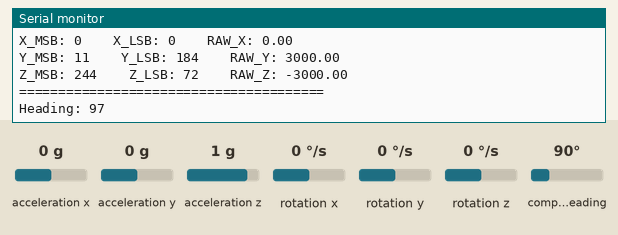
Recording of a sketch running on a simulated Arduino Uno, built with avr-gcc and run on an emulated ATmega328P. Parts: the last lines printed to the serial monitor. Wiring (inferred from the names in the program): QMC5883L compass at I2C address 0x0D; MPU-6050 motion sensor at I2C address 0x68. Inputs (shaded band) come from the test bench; at power-on: compass heading 90°, acceleration x 0 g, acceleration y 0 g, acceleration z 1 g, rotation x 0 °/s, rotation y 0 °/s, rotation z 0 °/s. At 22.6 s the program stops and its outputs stay as they are.

Above: at 10.6 s.
10.7 s: compass heading set to 7°
At 12.1 s:
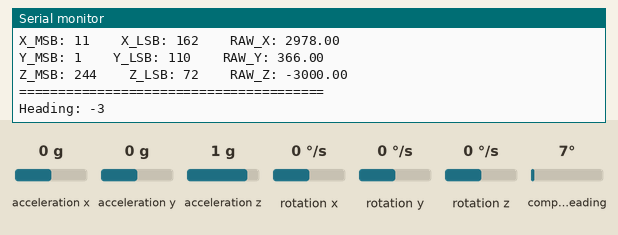
12.2 s: compass heading set to 180°
At 13.6 s:
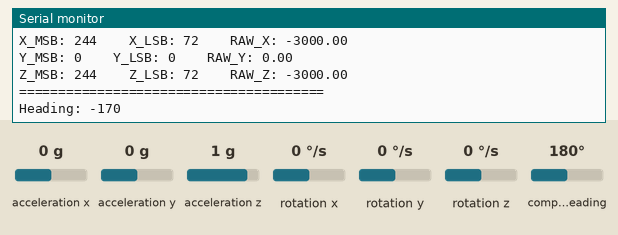
13.7 s: compass heading set to 269°
At 23.4 s:
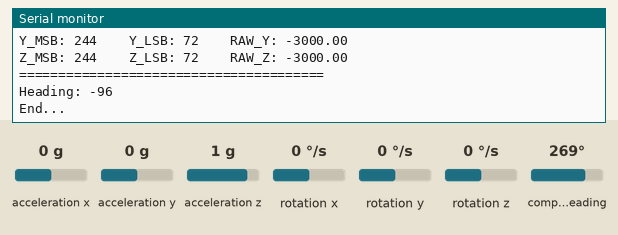
Timing chart, 0 to 24.1 s (numbered marks = the images above; inputs shaded):
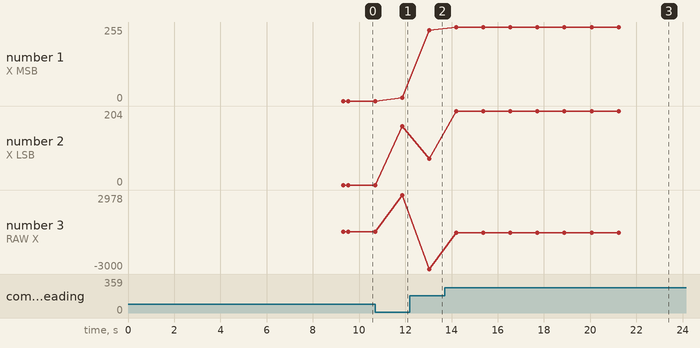

Measured:
- after the input at 10.7 s, the serial monitor: prints a new line after 1.2 s (image 1)
- after the input at 12.2 s, the serial monitor: prints a new line after 0.83 s (image 2)
- after the input at 13.7 s, the serial monitor: prints a new line after 0.50 s (image 3)
- plotted number 1: 244 → 255 after the input at 13.7 s
- plotted number 2: 0 → 162 after the input at 10.7 s, 72 → 204 after the input at 13.7 s
- plotted number 3: 0 → 2978 after the input at 10.7 s, -3000 → -52 after the input at 13.7 s

The sketch:

QMC_Calibration.ino
```cpp
/**************************************************************************************************

Author: Vegetable_SYC

Address: https://github.com/Vegetable-SYC/IMU_Fusion_SYC

Version: v1.1.6

QMC5883L calibration steps:
Step 1: Start by running the following code directly and viewing serial monitor
step 2: You need to keep turning QMC5883L until the progress bar is full
Step 3: Enter the value obtained in step1 into imu.QMC5883L_SetOffsets and imu.QMC5883L_SetScales
Step 4: Annotation imu.QMC5883L_Calibration();
Step 5: Uncomment the function imu.Calculate and Serial.println(imu.getHeading())
Step 6: Upload the modified program to get the correct Angle value

**************************************************************************************************/
#include "IMU_Fusion_SYC.h"

IMU imu(Wire);

uint16_t loop_counter = 0;
uint16_t LOOP_END = 10;
bool is_calibrate = false;

void setup() {
  Serial.begin(9600);
  Serial.print("\n");
  Wire.begin();

  //Set up
  imu.begin(CHOOSE_MPU6050); //Setup for enabling bypass I2C for QMC5883L

  // After calibration set the QMC5883L calibration value
  imu.QMC5883L_SetOffsets(338.5, 516.5, 0);

  imu.QMC5883L_SetScales(1.00, 1.04, 0);
  imu.begin(CHOOSE_QMC5883L); // Select QMC5883L
}

void loop() {
  if (is_calibrate) {
    LOOP_END = 150;
    imu.QMC5883L_Calibration(); //Do calibration
    delay(1000);
  }
  else {
    imu.Calculate();
    Serial.print("Heading: ");
    Serial.println(imu.getHeading());
    delay(1000);
  }
  loop_counter++;
  if (loop_counter > LOOP_END) {
    Serial.print("End...");
    while(true); //End with dead loop
  }
}
```

IMU_Fusion_SYC.cpp
```cpp
#include "Wire.h"
#include "HardwareSerial.h"
/**********************************************************************
  Filename    : IMU_SYC
  Description : The data of MPU6050 and QMC5883L can be read, and the
                data fusion of both can be realized
  Versions    : v1.1.11
  Auther      : Vegtable SYC
  Modification: 2024/09/27
**********************************************************************/

#include "IMU_Fusion_SYC.h"
#include "Arduino.h"

IMU::IMU(TwoWire &i){//Get wire
  wire = &i;
}

void IMU::begin(uint8_t choose){
  delay(3000);
  Serial.println("*****************************************************************************");
  // QMC58883L initialized
  if(choose == CHOOSE_QMC5883L || choose == CHOOSE_ALL)
  {

    Serial.println("");
    Wire.beginTransmission(QMC5883L_ADDR);
    bool error = Wire.endTransmission();
    if(error != 0)
    {
      Serial.println("QMC_Init false!!! \t Please check whether the connection is correct");
    }else{
      Serial.println("QMC_Init!!!");
      QMC5883L_state = true;
      I2C_Write(QMC5883L_WORK_MODE, 0x01, QMC5883L_ADDR);
      I2C_Write(QMC5883L_CONTROL_ADDR, 0x01 | 0x0C | 0x10 | 0x00, QMC5883L_ADDR);
    }
  }
  // MPU6050 initialized
  if(choose == CHOOSE_MPU6050 || choose == CHOOSE_ALL)
  {
    Serial.println("");
    delay(1000);
    if(I2C_Read(MPU6050_ID, MPU6050_ADDR) != MPU6050_ADDR)
    {
      Serial.println("MPU_Init false!!! \t Please check whether the connection is correct");
    }else{
      Serial.println("MPU_Init!!!");
      MPU6050_state = true;
      I2C_Write(MPU6050_SMPLRT_DIV, 0x00, MPU6050_ADDR);
      I2C_Write(MPU6050_CONFIG, 0x00, MPU6050_ADDR);
      I2C_Write(MPU6050_GYRO_CONFIG, 0x08, MPU6050_ADDR);
      I2C_Write(MPU6050_ACCEL_CONFIG, 0x00, MPU6050_ADDR);
      I2C_Write(MPU6050_PWR_MGMT_1, 0x01, MPU6050_ADDR);
      I2C_Write(MPU6050_INT_PIN_CFG, 0x02, MPU6050_ADDR);
      I2C_Write(MPU6050_USER_CTRL, 0x00, MPU6050_ADDR);
      delay(100);
      I2C_Write(MPU6050_GYRO_CONFIG, 0x08, MPU6050_ADDR);
    }
  }
  Serial.println("");
  Serial.println("*****************************************************************************");
  delay(1000);
  preInterval = millis();
  IMU::Calculate();
  Angle_Absolute = heading;
}

void IMU::I2C_Write(byte reg, byte data, byte addr){
  wire->beginTransmission(addr);
  wire->write(reg);
  wire->write(data);
  wire->endTransmission();
}

byte IMU::I2C_Read(byte reg,byte addr) {
  wire->beginTransmission(addr);
  wire->write(reg);
  wire->endTransmission(false);
  wire->requestFrom(addr, 1);
  byte data =  wire->read();
  return data;
}

void IMU::MPU6050_SetGyroOffsets(float x, float y, float z){
  gx_offset = x;
  gy_offset = y;
  gz_offset = z;
}

void IMU::MPU6050_CalcGyroOffsets(){
  int16_t gx = 0, gy = 0, gz = 0;
  float add_x,add_y,add_z;
  delay(1000);
  Serial.println("*****************************************************************************");
  Serial.println("MPU6050 is being calibrated");
  Serial.println("Uneven placement can cause data errors");

  for(int i = 0; i < 3000; i++){
    if(i % 500 == 0){
      Serial.print(".");
    }
    wire->beginTransmission(MPU6050_ADDR);
    wire->write(0x43);// Read the gyroscope
    wire->endTransmission(false);
    wire->requestFrom((int)MPU6050_ADDR, 6);// Read 6 bits consecutively

    gx = wire->read() << 8 | wire->read();
    gy = wire->read() << 8 | wire->read();
    gz = wire->read() << 8 | wire->read();

    add_x += ((float)gx) / 65.5;
    add_y += ((float)gy) / 65.5;
    add_z += ((float)gz) / 65.5;
  }
  gx_offset = add_x / 3000.0;
  gy_offset = add_y / 3000.0;
  gz_offset = add_z / 3000.0;

  Serial.println();
  Serial.println("Calibration complete!");
  Serial.print("X_offset : ");Serial.println(gx_offset);
  Serial.print("Y_offset : ");Serial.println(gy_offset);
  Serial.print("Z_offset : ");Serial.println(gz_offset);
  Serial.print("*****************************************************************************");
  delay(1000);
}

void IMU::Heading_Offset(int offset)
{
  heading_offset = offset;
}

void IMU::Calculate() {
  if(QMC5883L_state == true)
  {
    int16_t raw_x_lsb, raw_x_msb, raw_y_lsb, raw_y_msb, raw_z_lsb, raw_z_msb;

    // QMC5883L Read
    wire->beginTransmission(QMC5883L_ADDR);
    wire->write(QMC5883L_Start_ADDR);
    wire->endTransmission(false); // End the transfer, but keep the connection
    wire->requestFrom((int)QMC5883L_ADDR, 6);

    raw_x_lsb = Wire.read();
    raw_x_msb = Wire.read();
    raw_y_lsb = Wire.read();
    raw_y_msb = Wire.read();
    raw_z_lsb = Wire.read();
    raw_z_msb = Wire.read();

    QMC_RawX = (int16_t)(raw_x_lsb | raw_x_msb << 8);
    QMC_RawY = (int16_t)(raw_y_lsb | raw_y_msb << 8);
    QMC_RawZ = (int16_t)(raw_z_lsb | raw_z_msb << 8);

    QMC_X = (QMC_RawX - x_offset) * x_scale;
    QMC_Y = (QMC_RawY - y_offset) * y_scale;
    QMC_Z = (QMC_RawZ - z_offset) * z_scale;

    float heading_temp = atan2( QMC_Y, QMC_X ) * 180.0 / PI;
    heading = (int)heading_temp % 360;
    if(heading < 0)
      heading += heading_offset;
    Serial.println("=======================================");
    Serial.println("IMU:Calculate");
    Serial.print("X_MSB: ");
    Serial.print(raw_x_msb);
    Serial.print("\t\tX_LSB: ");
    Serial.print(raw_x_lsb);
    Serial.print("\t\tRAW_X: ");
    Serial.println(QMC_RawX);

    Serial.print("Y_MSB: ");
    Serial.print(raw_y_msb);
    Serial.print("\t\tY_LSB: ");
    Serial.print(raw_y_lsb);
    Serial.print("\t\tRAW_Y: ");
    Serial.println(QMC_RawY);

    Serial.print("Z_MSB: ");
    Serial.print(raw_z_msb);
    Serial.print("\t\tZ_LSB: ");
    Serial.print(raw_z_lsb);
    Serial.print("\t\tRAW_Z: ");
    Serial.println(QMC_RawZ);

    Serial.println("=======================================");
  }

  // MPU6050 Read
  if(MPU6050_state == true)
  {
      wire->beginTransmission(MPU6050_ADDR); // Start the communication with the MPU6050
      wire->write(MPU6050_Start_ADDR); // Set the register address to 0x3b (high byte of the accelerometer X axis)
      wire->endTransmission(false);
      wire->requestFrom((int)MPU6050_ADDR, 14); // Request to read 14 bytes of data from the MPU6050

      // Read the accelerometer data
      raw_accx = wire->read() << 8 | wire->read(); // Read the X-axis acceleration
      raw_accy = wire->read() << 8 | wire->read(); // Read the Y-axis acceleration
      raw_accz = wire->read() << 8 | wire->read(); // Read the Z-axis acceleration
      // Read the temperature data
      rawTemp  = wire->read() << 8 | wire->read();
      // Read gyroscope data
      raw_gyrox = wire->read() << 8 | wire->read(); // Read the X-axis gyroscope
      raw_gyroy = wire->read() << 8 | wire->read(); // Read the Y-axis gyroscope
      raw_gyroz = wire->read() << 8 | wire->read(); // Read the Z-axis gyroscope

      // Converts the raw acceleration data to g units
      accx = ((float)raw_accx) / 16384.0; // Convert the X-axis acceleration
      accy = ((float)raw_accy) / 16384.0; // Convert the Y-axis acceleration
      accz = ((float)raw_accz) / 16384.0; // Convert the Z-axis acceleration

      // Converts raw gyroscope data into units of degrees per second
      gyrox = ((float)raw_gyrox) / 65.5; // Convert the X-axis gyroscope
      gyroy = ((float)raw_gyroy) / 65.5; // Convert the Y-axis gyroscope
      gyroz = ((float)raw_gyroz) / 65.5; // Convert the Z-axis gyroscope

      // Subtract offset from gyroscope data
      gyrox -= gx_offset;
      gyroy -= gy_offset;
      gyroz -= gz_offset;

      // The calculation is based on the Angle of the accelerometer
      Acc_AngleX = atan2(accy, accz + abs(accx)) * 360 / 2.0 / PI; // Calculate the X-axis Angle
      Acc_AngleY = atan2(accx, accz + abs(accy)) * 360 / -2.0 / PI; // Calculate the Y-axis Angle

      // Computation interval
      interval = (millis() - preInterval) * 0.001; // Calculate the time since the last read (in seconds)

      // Update the gyroscope Angle
      Gyro_AngleX += gyrox * interval; // Update the X-axis Angle
      Gyro_AngleY += gyroy * interval; // Update the Y-axis Angle
      Gyro_AngleZ += gyroz * interval; // Update the Z-axis Angle

      // Accelerometer and gyroscope data are combined to update the total Angle
      AngleX = (AngleX + gyrox * interval) + Acc_AngleX; // Updated total X-axis Angle
      AngleY = (AngleY + gyroy * interval) + Acc_AngleY; // Updated total Y-axis Angle
      AngleZ = Gyro_AngleZ;                              // Z-axis Angle directly uses the gyroscope Angle

      preInterval = millis(); // Update the time of the last read
  }
}
int IMU::Data_Fusion(float alpha) {
  // Calculate the accelerometer value
  IMU::getAccMagnitude();

  // Detect the static state
  bool isStationary = (abs(accMagnitude - 0.98) < 0.03);

  // Dynamically adjust the trust parameters of the complementary filter
  if (isStationary) {
    a = 0;
    b = 0.2;
  }else{
    a = 0.96;
    b = 0.1;
  }

  if(AngleZ < -360)
  {
    Angle_Round = abs(AngleZ) / 360;
    AngleZ += Angle_Round*360;
  }else if(AngleZ > 360){
    Angle_Round = AngleZ / 360;
    AngleZ -= Angle_Round*360;
  }
  if(AngleZ <= 0)
  {
    AngleZ = map(AngleZ,0,-359,0,359);
  }else{
    AngleZ = map(AngleZ,0,359,359,0);
  }
  AngleZ = AngleZ + Angle_Absolute;
  if(AngleZ >= 360)
    AngleZ -= 360;
  // Complementary filtering
  IMU::ComplementaryFilter(AngleZ, gyroz, 0.01, heading);
  new_angle = (1-b) * AngleZ + b * heading;

  // Calculate the difference between the current Angle and the new value
  float diff = new_angle - Angle_Fusion;

  // Handle cases that cross 0 degrees
  if (diff > 180) {
      diff -= 360;
  } else if (diff < -180) {
      diff += 360;
  }

  // Use weighted average to update angles
  Angle_Fusion += alpha * diff;

  // Make sure the result is in the range [0, 360)
  Angle_Fusion = fmod(Angle_Fusion + 360, 360);

  // Error repair
  IMU::Error_compensation();

  return Angle_Fusion;
}

void IMU::Error_compensation()
{
  if(previousMillis == 0)
    previousMillis = millis();
  if(millis() - previousMillis > 3000)
  {
    Angle_Absolute += (heading - AngleZ)/6;
    previousMillis = 0;
  }
}

void IMU::ComplementaryFilter(int acc_z, float gyro, float dt, int acc_heading)
{
  AngleZ = a * (acc_z + gyro * dt) + (1 - a) * (heading);
}
// Set offset
void IMU::QMC5883L_SetOffsets(float x, float y, float z) {
	x_offset = x;
	y_offset = y;
	z_offset = z;
}
// Set Scales
void IMU::QMC5883L_SetScales(float x, float y, float z) {
	x_scale = x;
	y_scale = y;
	z_scale = z;
}

float IMU::getAccMagnitude()
{
  accMagnitude = sqrt(accx * accx + accy * accy + accz * accz);
  return accMagnitude;
}

void IMU::QMC5883L_Calibration()
{
  static bool mes;
  if(mes == false)
  {
    Serial.print("\n*****************************************************************************\n");
    Serial.print("QMC5883L calibration will begin in 5s\n");
    Serial.print("After 5 seconds, Please rotate QMC5883L horizontally\n");
    Serial.print("Please note that the rotation speed should be uniform\n");
    Serial.print("Not too fast or too slow, otherwise it will affect the calibration data");
    for(int i = 0; i < 5; i++){
        Serial.print(".");
        delay(1000);
    }
    mes = true;
    Serial.print("\n");
  }
  // Get the current time
  unsigned long currentMillis = millis();
  IMU::Calculate();
  if(IMU::getQMCRawx() > qmc_xmax)
  {
    qmc_xmax = IMU::getQMCRawx();
  }
  if(IMU::getQMCRawx() < qmc_xmin)
  {
    qmc_xmin = IMU::getQMCRawx();
  }
  if(IMU::getQMCRawy() > qmc_ymax)
  {
    qmc_ymax = IMU::getQMCRawy();
  }
  if(IMU::getQMCRawy() < qmc_ymin)
  {
    qmc_ymin = IMU::getQMCRawy();
  }

  // Check whether the progress bar is updated
  if (currentMillis - previoustime >= val && currentProgress < barLength)
  {
    previoustime = currentMillis; // Update the last time
    currentProgress++; // Increase the current progress

    // Calculate the percentage of progress
    float progress = (float)currentProgress / barLength;

    // Print a progress bar
    Serial.print("\r[");
    int pos = barLength * progress;
    for (int j = 0; j < barLength; j++) {
      if (j < pos) {
        Serial.print("=");
      } else {
        Serial.print(" ");
      }
    }
    Serial.print("] ");
    Serial.print((int)(progress * 100)); // Print percentage
    Serial.print("%\n");

    QMCx_offset = (qmc_xmax + qmc_xmin) / 2;
    QMCy_offset = (qmc_ymax + qmc_ymin) / 2;

    QMCx_scale = 1;
    QMCy_scale = (qmc_ymax - qmc_ymin) / (qmc_xmax - qmc_xmin);
  }
  if(currentProgress == barLength){
    QMCx_offset = (qmc_xmax + qmc_xmin) / 2;
    QMCy_offset = (qmc_ymax + qmc_ymin) / 2;

    QMCx_scale = 1;
    QMCy_scale = (qmc_ymax - qmc_ymin) / (qmc_xmax - qmc_xmin);
    Serial.print("\n*****************************************************************************\n");
    Serial.print("QMC calibration complete\n");
    Serial.print("Below is the raw data for calibration\n");
    Serial.print("XMax:");
    Serial.print(qmc_xmax);
    Serial.print("\t");
    Serial.print("XMin:");
    Serial.println(qmc_xmin);
    Serial.print("YMax:");
    Serial.print(qmc_ymax);
    Serial.print("\t");
    Serial.print("YMin:");
    Serial.println(qmc_ymin);
    Serial.print("Add the following calculated data to the calibration function\n");
    Serial.print("x_offset:");
    Serial.print(QMCx_offset);
    Serial.print("\t");
    Serial.print("y_offset:");
    Serial.println(QMCy_offset);
    Serial.print("x_scale:");
    Serial.print(QMCx_scale);
    Serial.print("\t");
    Serial.print("y_scale:");
    Serial.println(QMCy_scale);
    Serial.print("*****************************************************************************\n");
    delay(5000);
  }
}

int16_t IMU::getraw_accx(){return raw_accx;}
int16_t IMU::getraw_accy(){return raw_accy;}
int16_t IMU::getraw_accz(){return raw_accz;}

int16_t IMU::getraw_gyrox(){return raw_gyrox;}
int16_t IMU::getraw_gyroy(){return raw_gyroy;}
int16_t IMU::getraw_gyroz(){return raw_gyroz;}

float IMU::getaccx(){return accx;}
float IMU::getaccy(){return accx;}
float IMU::getaccz(){return accx;}

float IMU::getgyrox(){return gyrox;}
float IMU::getgyroy(){return gyroy;}
float IMU::getgyroz(){return gyroz;}

float IMU::getAcc_AngleX(){return Acc_AngleX;}
float IMU::getAcc_AngleY(){return Acc_AngleY;}

float IMU::getGyro_AngleX(){return Gyro_AngleX;}
float IMU::getGyro_AngleY(){return Gyro_AngleY;}
float IMU::getGyro_AngleZ(){return Gyro_AngleZ;}

float IMU::getAngleX(){return AngleX;}
float IMU::getAngleY(){return AngleY;}
float IMU::getAngleZ(){return AngleZ;}

int IMU::getHeading(){return heading;}

float IMU::getQMCRawx(){return QMC_RawX;}
float IMU::getQMCRawy(){return QMC_RawY;}
float IMU::getQMCRawz(){return QMC_RawZ;}
```

Source omitted: IMU_Fusion_SYC.h (3427 bytes)
